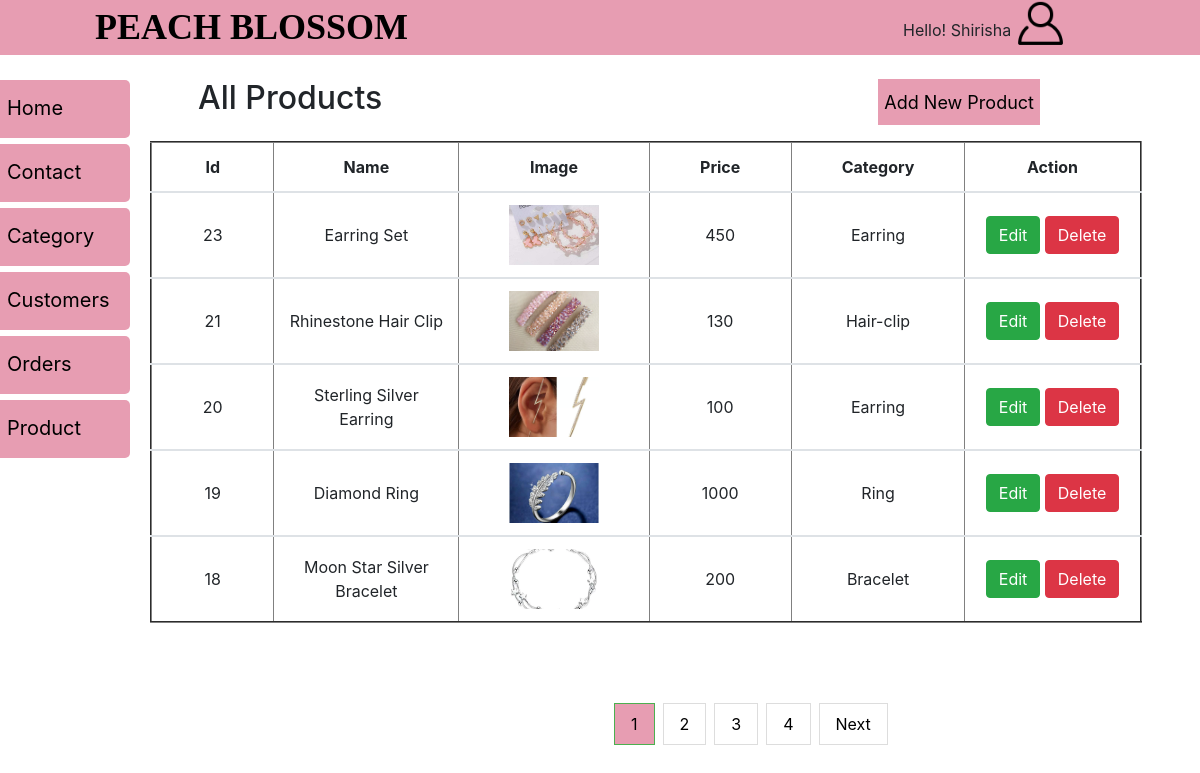
Screenshot of /Admin/product/allproduct.php (signed in) with the database file from the repository.
### tables this page shows
CREATE TABLE `products` (
  `PRODUCT_ID` int(30) NOT NULL,
  `NAME` varchar(50) NOT NULL,
  `IMAGE` varchar(200) NOT NULL,
  `PRICE` int(11) NOT NULL,
  `CATEGORY_ID` int(11) NOT NULL
);

CREATE TABLE `category` (
  `CATEGORY_ID` int(11) NOT NULL,
  `CATEGORY_NAME` varchar(15) NOT NULL,
  `IMAGE` varchar(300) NOT NULL
);

### Admin/product/allproduct.php (the view, shortened to what this page needs)
<?php
    require "dashboard.php";
  ?>
<div class="main">
   <div class="row my-4">
      <h2 class="ml-5">All Products</h2>
      <button class="btn1"><a href="addproduct.php">Add New Product</a></button>
<table class="table" border="2" style="margin-top:1pc;">
  <thead>
    <tr>
      <th scope="col">Id</th>
      <th scope="col">Name</th>
      <th scope="col">Image</th>
      <th scope="col">Price</th>
      <th scope="col">Category</th>
      <th scope="col">Action</th>
    </tr>
  </thead>
  <?php
        $conn = new mysqli("localhost","root","","peachblossom");
        $limit = 5;
      if (isset($_GET['page'])) {
        $page = $_GET['page'];
      }
      else{
        $page = 1;
      }
        $offset = ($page-1) * $limit;
         $sql = "SELECT c.*, p.*
          FROM category c
          INNER JOIN products p
          ON c.category_id = p.category_id
          ORDER BY product_id DESC
          LIMIT {$offset},{$limit}";
        $result = $conn->query($sql);
        if ($result !== false && $result->num_rows > 0) {
        while($row = $result->fetch_assoc()) {?>
    <tbody>
      <tr>
       <td class="td"><?php echo $row['PRODUCT_ID'];?></td>
       <td class="td"><?php echo $row['NAME']; ?></td>
       <td class="td"><img src="../productimage/<?php echo $row['IMAGE']; ?>" class="img"></td>
       <td class="td"><?php echo $row['PRICE']; ?></td>
       <td class="td"><?php echo $row['CATEGORY_NAME']; ?></td>
      <td><a href="edit.php?editproduct=<?php echo $row["PRODUCT_ID"];?>"><button class="btn btn-success">Edit</button></a>
      <a href="delete.php?deleteproduct=<?php echo $row["PRODUCT_ID"];?>"><button class=" btn btn-danger">Delete</button></a>
      </td>
      </tr>
    </tbody>
          <?php
              }
            }
        ?>
  </table>
    <?php
      $sql1 = "SELECT * FROM products";
      $result1 = mysqli_query($conn,$sql1) or die("error");
      if (mysqli_num_rows($result1)>0) {
        $total_records = mysqli_num_rows($result1);
        $total_page = ceil($total_records/$limit);
        echo '<ul class="pagination">';
        for ($i=1; $i <=$total_page; $i++) {
          if ($i == $page) {
            $active = "active";
          }
          else{
            $active = "";
          }
          echo '<li class="'.$active.'"><a href="allproduct.php?page='.$i.'">'.$i.'</a></li>';
        }
        if ($total_page>$page) {
          echo '<li><a href="allproduct.php?page='.($page + 1).'">Next</a></li>';
        }
        echo '</ul>';
      }
        ?>
    </div>
  </div>
</body>

### Admin/css/dash.css (style rules this page uses)
a { color: black !important; }
ul.pagination { display: inline-block; padding: 0; margin: 4pc 0pc 0pc 29pc; }
ul.pagination li { display: inline; }
ul.pagination li a { color: black; float: left; margin-right:8px; padding: 8px 16px; text-decoration: none; transition: background-color .3s; border: 1px solid #ddd; }
ul.pagination li.active a { background-color: #e79db2; border: 1px solid #4CAF50; }
.main { margin-left: 155px; padding: 0px 10px; }
.table { text-align: center; width:94% !important; margin-top: 1pc; }
.img { height:5pc; width: 100%; }
td { width:150pc; vertical-align: middle !important; }
.btn1 { margin-left:31pc; background-color: #e79db2; border: none; font-size: 18px; }
.img { height: 60px; width:90px; object-fit: cover; }

### rows the page displays
products: PRODUCT_ID "23", NAME "Earring Set", IMAGE (picture), PRICE "450", CATEGORY_ID.CATEGORY_NAME "Earring"
products: PRODUCT_ID "21", NAME "Rhinestone Hair Clip", IMAGE (picture), PRICE "130", CATEGORY_ID.CATEGORY_NAME "Hair-clip"
products: PRODUCT_ID "20", NAME "Sterling Silver Earring", IMAGE (picture), PRICE "100", CATEGORY_ID.CATEGORY_NAME "Earring"
products: PRODUCT_ID "19", NAME "Diamond Ring", IMAGE (picture), PRICE "1000", CATEGORY_ID.CATEGORY_NAME "Ring"
products: PRODUCT_ID "18", NAME "Moon Star Silver Bracelet", IMAGE (picture), PRICE "200", CATEGORY_ID.CATEGORY_NAME "Bracelet"

### other values shown
$_SESSION['user'] "Shirisha"
